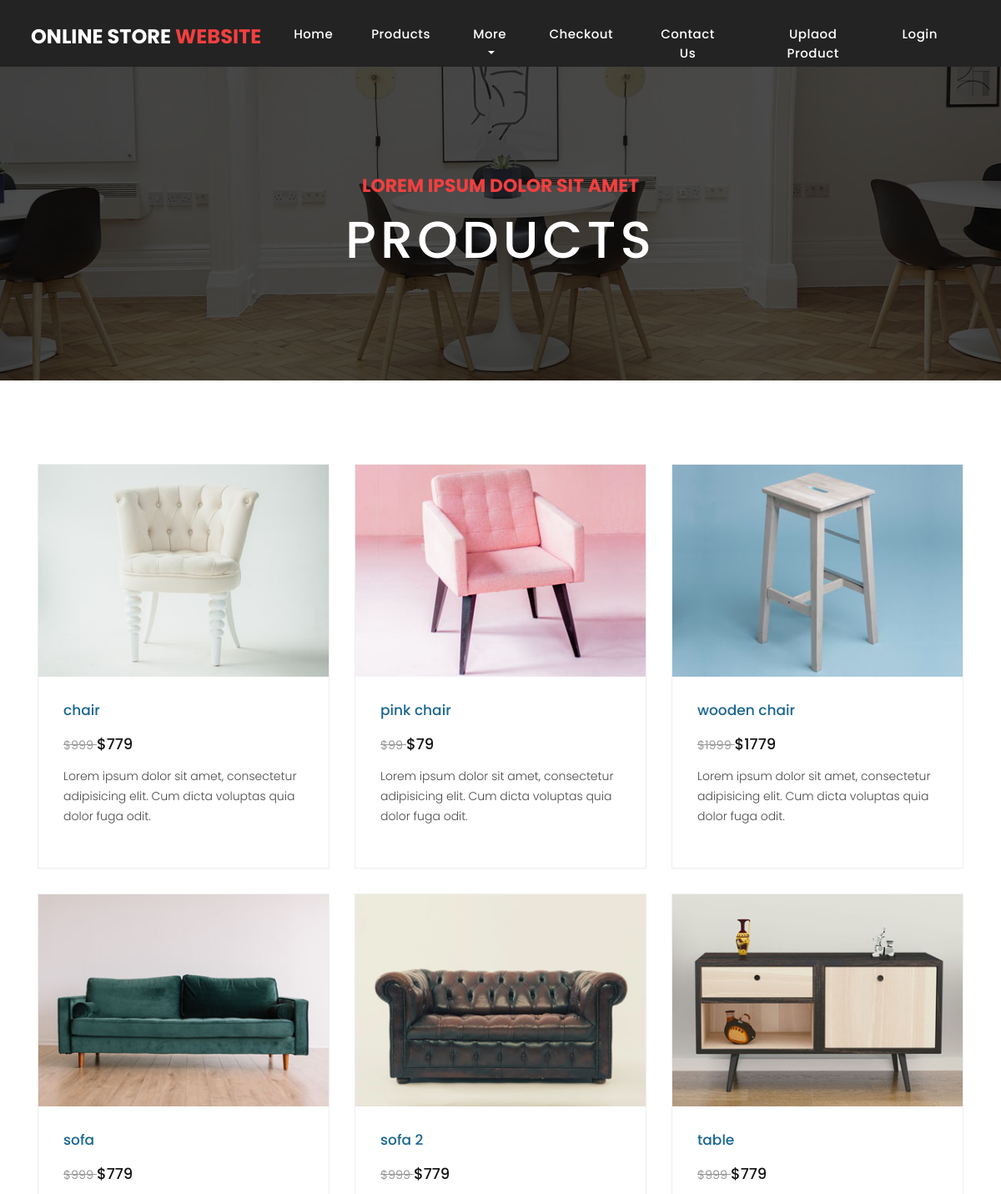
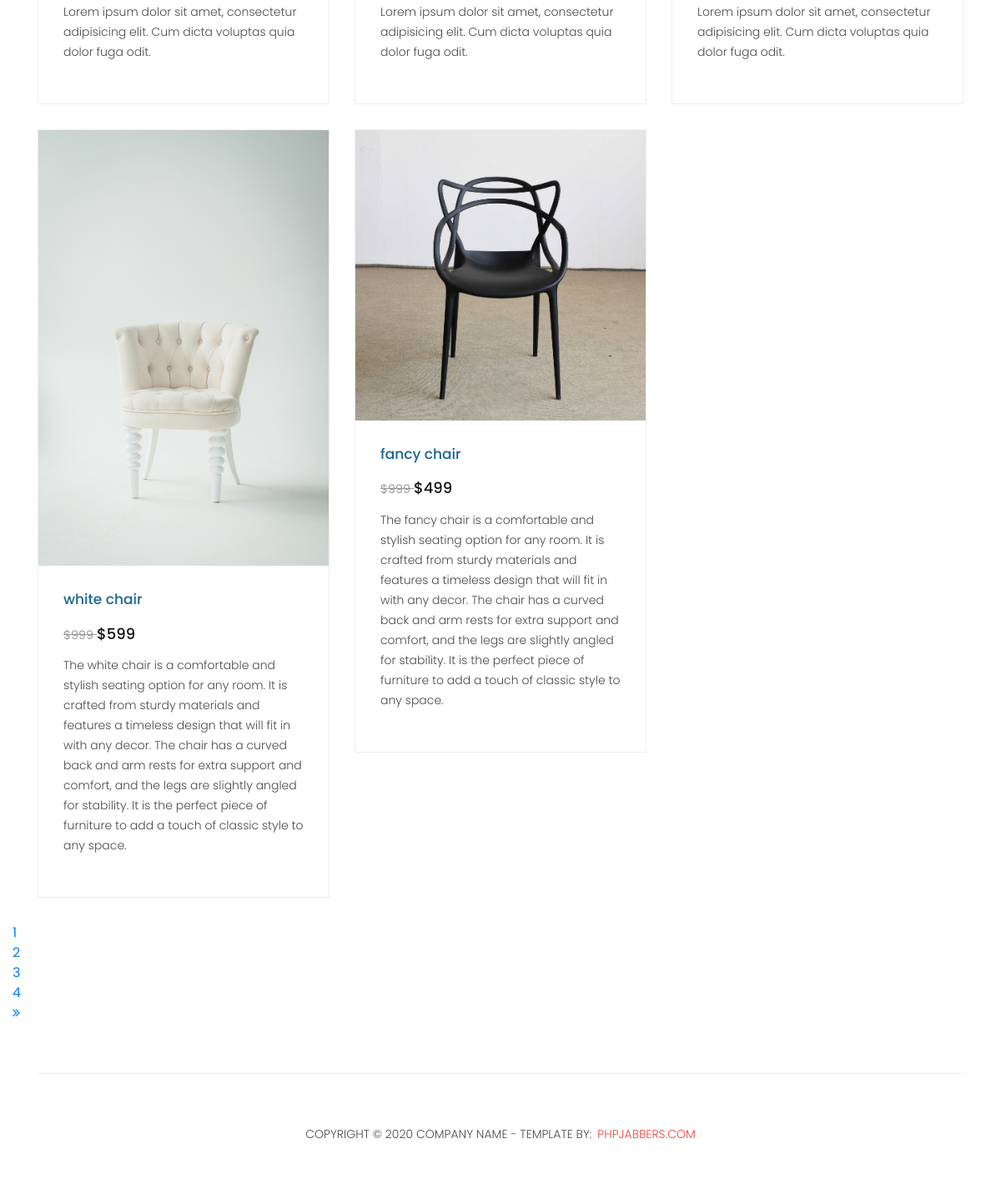
/products.php, run on the app's committed database (2 pictures, top to bottom).
### tables this page shows
CREATE TABLE `products` (
  `id` int(10) UNSIGNED NOT NULL,
  `image_url` varchar(100) NOT NULL,
  `product_name` varchar(100) NOT NULL,
  `price` int(100) NOT NULL,
  `discounted_price` int(100) NOT NULL,
  `description` varchar(3000) NOT NULL
);

### products.php (the view, shortened to what this page needs)
<!DOCTYPE html>
<html lang="en">
<?php include("./includes/header.php"); ?>
  <body>
<?php include("./includes/navbar.php");?>
    <div class="page-heading about-heading header-text" style="background-image: url(assets/images/heading-6-1920x500.jpg);">
      <div class="container">
        <div class="row">
          <div class="col-md-12">
            <div class="text-content">
              <h4>Lorem ipsum dolor sit amet</h4>
              <h2>Products</h2>
            </div>
          </div>
        </div>
      </div>
    </div>
    <div class="products">
      <div class="container">
        <div class="row">
    <?php
$sql = "SELECT * FROM products";
if($result = mysqli_query($conn,$sql)){
  if(mysqli_num_rows($result)>0){
    $i=1;while($row=mysqli_fetch_assoc($result)){
      ?>
          <div class="col-md-4">
            <div class="product-item">
              <a href="product-details.php"><img src="<?php echo $row['image_url'];?>" alt=""></a>
              <div class="down-content">
                <a href="product-details.php?id=<?php echo $row['id'];?>"><h4><?php echo $row['product_name'];?></h4></a>
                <h6><small><del>$<?php echo $row['price'];?> </del></small> $<?php echo $row['discounted_price'];?></h6>
                <p><?php echo $row['description'];?></p>
              </div>
            </div>
          </div>
          <?php $i++;
    }
  }else{
    echo "failed";
  }
}else{
  echo "fail";
}
?>
        </div>
      </div>
    </div>
          <div class="col-md-12">
            <ul class="pages">
              <li><a href="#">1</a></li>
              <li class="active"><a href="#">2</a></li>
              <li><a href="#">3</a></li>
              <li><a href="#">4</a></li>
              <li><a href="#"><i class="fa fa-angle-double-right"></i></a></li>
            </ul>
          </div>
    <footer>
      <div class="container">
        <div class="row">
          <div class="col-md-12">
            <div class="inner-content">
              <p>Copyright © 2020 Company Name - Template by: <a href="https://www.phpjabbers.com/">PHPJabbers.com</a></p>
            </div>
          </div>
        </div>
      </div>
    </footer>
  </body>
</html>

### includes/header.php (shortened to what this page needs)
<head>
<link href="vendor/bootstrap/css/bootstrap.min.css" rel="stylesheet">
<link rel="stylesheet" href="assets/css/fontawesome.css">
<link rel="stylesheet" href="assets/css/style.css">
<link rel="stylesheet" href="assets/css/owl.css">
</head>

### includes/navbar.php (shortened to what this page needs)
<?php
require_once("config.php");
if(!empty($_SESSION["id"])){
  $uid = $_SESSION["id"] ;
  if($uid > 0){
    $loginlink = "logout.php";
    $login = "logout";
    $sql = "SELECT username from users WHERE id= $uid";
$result = $conn->query($sql);
if ($result->num_rows > 0) {
  while($row = $result->fetch_assoc()) {
  $name = $row['username'];
  }
} else {
  echo "0 results";
}
  }
}else{
  $loginlink = "login.php";
  $login = "login";
}
?>
    <header class="">
      <nav class="navbar navbar-expand-lg">
        <div class="container">
          <a class="navbar-brand" href="index.php"><h2>Online Store <em>Website</em></h2></a>
          <div class="collapse navbar-collapse" id="navbarResponsive">
            <ul class="navbar-nav ml-auto">
                <li class="nav-item">
                    <a class="nav-link" href="index.php">Home
                    </a>
                </li>
                <li class="nav-item"><a class="nav-link" href="products.php">Products</a></li>
                <li class="nav-item dropdown">
                    <a class="nav-link dropdown-toggle" data-toggle="dropdown" href="#" role="button" aria-haspopup="true" aria-expanded="false">More</a>
                </li>
                <li class="nav-item"><a class="nav-link" href="checkout.php">Checkout</a></li>
                <li class="nav-item"><a class="nav-link" href="contact.php">Contact Us</a></li>
                <li class="nav-item"><a class="nav-link" href="product-upload.php">Uplaod Product</a></li>
                <li class="nav-item"><a class="nav-link" href="<?php echo $loginlink;?>"><?php echo $login;?></a></li>
            </ul>
          </div>
        </div>
      </nav>
    </header>

### assets/css/style.css (style rules this page uses)
body { font-family: 'Poppins', sans-serif; overflow-x: hidden; text-rendering: optimizeLegibility; -webkit-font-smoothing: antialiased; -moz-osx-font-smoothing: grayscale; }
p { margin-bottom: 0px; font-size: 14px; font-weight: 300; color: #4a4a4a; line-height: 24px; }
a { text-decoration: none!important; }
ul { padding: 0; margin: 0; list-style: none; }
h1,h2,h3,h4,h5,h6 { margin: 0px; }
.page-heading { padding: 210px 0px 130px 0px; text-align: center; background-position: center center; background-repeat: no-repeat; background-size: cover; }
.page-heading .text-content h4 { color: #f33f3f; font-size: 22px; text-transform: uppercase; font-weight: 700; margin-bottom: 15px; }
.page-heading .text-content h2 { color: #fff; font-size: 62px; text-transform: uppercase; letter-spacing: 5px; }
header { position: absolute; z-index: 99999; width: 100%; height: 80px; background-color: #232323; -webkit-transition: all 0.3s ease-in-out 0s; -moz-transition: all 0.3s ease-in-out 0s; -o-transition: all 0.3s ease-in-out 0s; transition: all 0.3s ease-in-out 0s; }
header .navbar { padding: 17px 0px; }
.navbar .navbar-brand { float: left; margin-top: -12px; outline: none; }
.navbar .navbar-brand h2 { color: #fff; text-transform: uppercase; font-size: 24px; font-weight: 700; -webkit-transition: all .3s ease 0s; -moz-transition: all .3s ease 0s; -o-transition: all .3s ease 0s; transition: all .3s ease 0s; }
.navbar .navbar-brand h2 em { font-style: normal; color: #f33f3f; }
#navbarResponsive { z-index: 999; }
.navbar-collapse { text-align: center; }
.navbar .navbar-nav .nav-item { margin: 0px 15px; }
.navbar .navbar-nav a.nav-link { text-transform: capitalize; font-size: 15px; font-weight: 500; letter-spacing: 0.5px; color: #fff; transition: all 0.5s; margin-top: 5px; }
.product-item { border: 1px solid #eee; margin-bottom: 30px; }
.product-item .down-content { padding: 30px; position: relative; }
.product-item img { width: 100%; overflow: hidden; }
.product-item .down-content h4 { font-size: 17px; color: #1a6692; margin-bottom: 20px; }
.product-item .down-content h6 { font-size: 18px; margin-bottom: 15px; color: #121212; }
.product-item .down-content h6 small { color: #999; }
.product-item .down-content p { margin-bottom: 20px; }
footer { text-align: center; }
footer .inner-content { border-top: 1px solid #eee; margin-top: 60px; padding: 60px 0px; }
footer .inner-content p { text-transform: uppercase; }
footer .inner-content p a { color: #f33f3f; margin-left: 3px; }
.products { margin-top: 100px; }
.page-heading { position:relative; }
.page-heading:before { content:''; position:absolute; top:0; left:0; bottom:0; right:0; background-color:rgba(0,0,0,.7); }
.page-heading .container { position:relative; z-index: 2; }

### data on the page
products: image_url (picture), product_name "chair", price "999", discounted_price "779", description "Lorem ipsum dolor sit amet, consectetur adipisicing elit. Cum dicta voluptas quia dolor fuga odit."
products: image_url (picture), product_name "pink chair", price "99", discounted_price "79", description "Lorem ipsum dolor sit amet, consectetur adipisicing elit. Cum dicta voluptas quia dolor fuga odit."
products: image_url (picture), product_name "wooden chair", price "1999", discounted_price "1779", description "Lorem ipsum dolor sit amet, consectetur adipisicing elit. Cum dicta voluptas quia dolor fuga odit."
products: image_url (picture), product_name "sofa", price "999", discounted_price "779", description "Lorem ipsum dolor sit amet, consectetur adipisicing elit. Cum dicta voluptas quia dolor fuga odit."
products: image_url (picture), product_name "sofa 2", price "999", discounted_price "779", description "Lorem ipsum dolor sit amet, consectetur adipisicing elit. Cum dicta voluptas quia dolor fuga odit."
products: image_url (picture), product_name "table", price "999", discounted_price "779", description "Lorem ipsum dolor sit amet, consectetur adipisicing elit. Cum dicta voluptas quia dolor fuga odit."
products: image_url (picture), product_name "white chair", price "999", discounted_price "599", description "The white chair is a comfortable and stylish seating option for any room. It is crafted from sturdy materials and features a timeless design that will fit in with any decor. The chair has a curved back and arm rests for extra support and comfort, and the legs are slightly angled for stability. It is the perfect piece of furniture to add a touch of classic style to any space."
products: image_url (picture), product_name "fancy chair", price "999", discounted_price "499", description "The fancy chair is a comfortable and stylish seating option for any room. It is crafted from sturdy materials and features a timeless design that will fit in with any decor. The chair has a curved back and arm rests for extra support and comfort, and the legs are slightly angled for stability. It is the perfect piece of furniture to add a touch of classic style to any space."

### other printed values
$login "Login"
